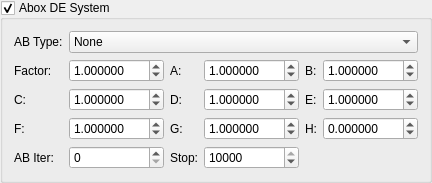
       <widget class="MyGroupBox" name="groupCheck_mutation_abox_enabled">
        <property name="title">
         <string>Abox DE System</string>
        </property>
        <property name="checkable">
         <bool>true</bool>
        </property>
        <property name="checked">
         <bool>true</bool>
        </property>
        <layout class="QGridLayout" name="gridLayout_mutation_abox">
         <item row="0" column="0">
          <widget class="QLabel" name="label_ab_type">
           <property name="text">
            <string>AB Type:</string>
           </property>
          </widget>
         </item>
         <item row="0" column="1" colspan="6">
          <widget class="QComboBox" name="comboBox_mutation_abox_type">
           <item>
            <property name="text">
             <string>None</string>
            </property>
           </item>
           <item>
            <property name="text">
             <string>Linear Scale</string>
            </property>
           </item>
           <item>
            <property name="text">
             <string>Quadratic Scale</string>
            </property>
           </item>
           <item>
            <property name="text">
             <string>Exponential Decay</string>
            </property>
           </item>
           <item>
            <property name="text">
             <string>Harmonic Scale</string>
            </property>
           </item>
           <item>
            <property name="text">
             <string>Sigmoid Scale</string>
            </property>
           </item>
           <item>
            <property name="text">
             <string>Log Scale</string>
            </property>
           </item>
           <item>
            <property name="text">
             <string>Sqrt Scale</string>
            </property>
           </item>
           <item>
            <property name="text">
             <string>Power Scale</string>
            </property>
           </item>
           <item>
            <property name="text">
             <string>Atan Scale</string>
            </property>
           </item>
           <item>
            <property name="text">
             <string>Tanh Scale</string>
            </property>
           </item>
           <item>
            <property name="text">
             <string>Softplus</string>
            </property>
           </item>
           <item>
            <property name="text">
             <string>ReLU</string>
            </property>
           </item>
           <item>
            <property name="text">
             <string>Gaussian</string>
            </property>
           </item>
           <item>
            <property name="text">
             <string>Laplacian</string>
            </property>
           </item>
           <item>
            <property name="text">
             <string>Cauchy</string>
            </property>
           </item>
           <item>
            <property name="text">
             <string>Logistic</string>
            </property>
           </item>
           <item>
            <property name="text">
             <string>Reciprocal</string>
            </property>
           </item>
           <item>
            <property name="text">
             <string>Step</string>
            </property>
           </item>
           <item>
            <property name="text">
             <string>Sawtooth</string>
            </property>
           </item>
           <item>
            <property name="text">
             <string>Triangle Wave</string>
            </property>
           </item>
           <item>
            <property name="text">
             <string>Square Wave</string>
            </property>
           </item>
           <item>
            <property name="text">
             <string>Smooth Step</string>
            </property>
           </item>
           <item>
            <property name="text">
             <string>Hermite</string>
            </property>
           </item>
           <item>
            <property name="text">
             <string>Catmull-Rom</string>
            </property>
           </item>
           <item>
            <property name="text">
             <string>B-Spline</string>
            </property>
           </item>
           <item>
            <property name="text">
             <string>Bezier</string>
            </property>
           </item>
           <item>
            <property name="text">
             <string>Polynomial 3</string>
            </property>
           </item>
           <item>
            <property name="text">
             <string>Polynomial 4</string>
            </property>
           </item>
           <item>
            <property name="text">
             <string>Rational</string>
            </property>
           </item>
           <item>
            <property name="text">
             <string>Chebyshev</string>
            </property>
           </item>
          </widget>
         </item>
         <item row="1" column="0">
          <widget class="QLabel" name="label_ab_factor">
           <property name="text">
            <string>Factor:</string>
           </property>
          </widget>
         </item>
         <item row="1" column="1">
          <widget class="MyDoubleSpinBox" name="spinbox_mutation_ab_factor">
           <property name="minimum">
            <double>-100.0</double>
           </property>
           <property name="maximum">
            <double>100.0</double>
           </property>
           <property name="singleStep">
            <double>0.1</double>
           </property>
           <property name="value">
            <double>1.0</double>
           </property>
           <property name="decimals">
            <number>6</number>
           </property>
          </widget>
         </item>
         <item row="1" column="2">
          <widget class="QLabel" name="label_ab_param_a">
           <property name="text">
            <string>A:</string>
           </property>
          </widget>
         </item>
         <item row="1" column="3">
          <widget class="MyDoubleSpinBox" name="spinbox_mutation_ab_param_a">
           <property name="minimum">
            <double>-100.0</double>
           </property>
           <property name="maximum">
            <double>100.0</double>
           </property>
           <property name="singleStep">
            <double>0.1</double>
           </property>
           <property name="value">
            <double>1.0</double>
           </property>
           <property name="decimals">
            <number>6</number>
           </property>
          </widget>
         </item>
         <item row="1" column="4">
          <widget class="QLabel" name="label_ab_param_b">
           <property name="text">
            <string>B:</string>
           </property>
          </widget>
         </item>
         <item row="1" column="5" colspan="2">
          <widget class="MyDoubleSpinBox" name="spinbox_mutation_ab_param_b">
           <property name="minimum">
            <double>-100.0</double>
           </property>
           <property name="maximum">
            <double>100.0</double>
           </property>
           <property name="singleStep">
            <double>0.1</double>
           </property>
           <property name="value">
            <double>1.0</double>
           </property>
           <property name="decimals">
            <number>6</number>
           </property>
          </widget>
         </item>
         <item row="2" column="0">
          <widget class="QLabel" name="label_ab_param_c">
           <property name="text">
            <string>C:</string>
           </property>
          </widget>
         </item>
         <item row="2" column="1">
          <widget class="MyDoubleSpinBox" name="spinbox_mutation_ab_param_c">
           <property name="minimum">
            <double>-100.0</double>
           </property>
           <property name="maximum">
            <double>100.0</double>
           </property>
           <property name="singleStep">
            <double>0.1</double>
           </property>
           <property name="value">
            <double>1.0</double>
           </property>
           <property name="decimals">
            <number>6</number>
           </property>
          </widget>
         </item>
         <item row="2" column="2">
          <widget class="QLabel" name="label_ab_param_d">
           <property name="text">
            <string>D:</string>
           </property>
          </widget>
         </item>
         <item row="2" column="3">
          <widget class="MyDoubleSpinBox" name="spinbox_mutation_ab_param_d">
           <property name="minimum">
            <double>-100.0</double>
           </property>
           <property name="maximum">
            <double>100.0</double>
           </property>
           <property name="singleStep">
            <double>0.1</double>
           </property>
           <property name="value">
            <double>1.0</double>
           </property>
           <property name="decimals">
            <number>6</number>
           </property>
          </widget>
         </item>
         <item row="2" column="4">
          <widget class="QLabel" name="label_ab_param_e">
           <property name="text">
            <string>E:</string>
           </property>
          </widget>
         </item>
         <item row="2" column="5" colspan="2">
          <widget class="MyDoubleSpinBox" name="spinbox_mutation_ab_param_e">
           <property name="minimum">
            <double>-100.0</double>
           </property>
           <property name="maximum">
            <double>100.0</double>
           </property>
           <property name="singleStep">
            <double>0.1</double>
           </property>
           <property name="value">
            <double>1.0</double>
           </property>
           <property name="decimals">
            <number>6</number>
           </property>
          </widget>
         </item>
         <item row="3" column="0">
          <widget class="QLabel" name="label_ab_param_f">
           <property name="text">
            <string>F:</string>
           </property>
          </widget>
         </item>
         <item row="3" column="1">
          <widget class="MyDoubleSpinBox" name="spinbox_mutation_ab_param_f">
           <property name="minimum">
            <double>-100.0</double>
           </property>
           <property name="maximum">
            <double>100.0</double>
           </property>
           <property name="singleStep">
            <double>0.1</double>
           </property>
           <property name="value">
            <double>1.0</double>
           </property>
           <property name="decimals">
            <number>6</number>
           </property>
          </widget>
         </item>
         <item row="3" column="2">
          <widget class="QLabel" name="label_ab_param_g">
           <property name="text">
            <string>G:</string>
           </property>
          </widget>
         </item>
         <item row="3" column="3">
          <widget class="MyDoubleSpinBox" name="spinbox_mutation_ab_param_g">
           <property name="minimum">
            <double>-100.0</double>
           </property>
           <property name="maximum">
            <double>100.0</double>
           </property>
           <property name="singleStep">
            <double>0.1</double>
           </property>
           <property name="value">
            <double>1.0</double>
           </property>
           <property name="decimals">
            <number>6</number>
           </property>
          </widget>
         </item>
         <item row="3" column="4">
          <widget class="QLabel" name="label_ab_param_h">
           <property name="text">
            <string>H:</string>
           </property>
          </widget>
         </item>
         <item row="3" column="5" colspan="2">
          <widget class="MyDoubleSpinBox" name="spinbox_mutation_ab_param_h">
           <property name="minimum">
            <double>-100.0</double>
           </property>
           <property name="maximum">
            <double>100.0</double>
           </property>
           <property name="singleStep">
            <double>0.1</double>
           </property>
           <property name="value">
            <double>0.0</double>
           </property>
           <property name="decimals">
            <number>6</number>
           </property>
          </widget>
         </item>
         <item row="4" column="0">
          <widget class="QLabel" name="label_ab_iter">
           <property name="text">
            <string>AB Iter:</string>
           </property>
          </widget>
         </item>
         <item row="4" column="1">
          <widget class="MySpinBox" name="spinboxInt_mutation_ab_iter_start">
           <property name="minimum">
            <number>0</number>
           </property>
           <property name="maximum">
            <number>10000</number>
           </property>
           <property name="value">
            <number>0</number>
           </property>
          </widget>
         </item>
         <item row="4" column="2">
          <widget class="QLabel" name="label_ab_iter_stop">
           <property name="text">
            <string>Stop:</string>
           </property>
          </widget>
         </item>
         <item row="4" column="3">
          <widget class="MySpinBox" name="spinboxInt_mutation_ab_iter_stop">
           <property name="minimum">
            <number>0</number>
           </property>
           <property name="maximum">
            <number>10000</number>
           </property>
           <property name="value">
            <number>10000</number>
           </property>
          </widget>
         </item>
        </layout>
       </widget>
